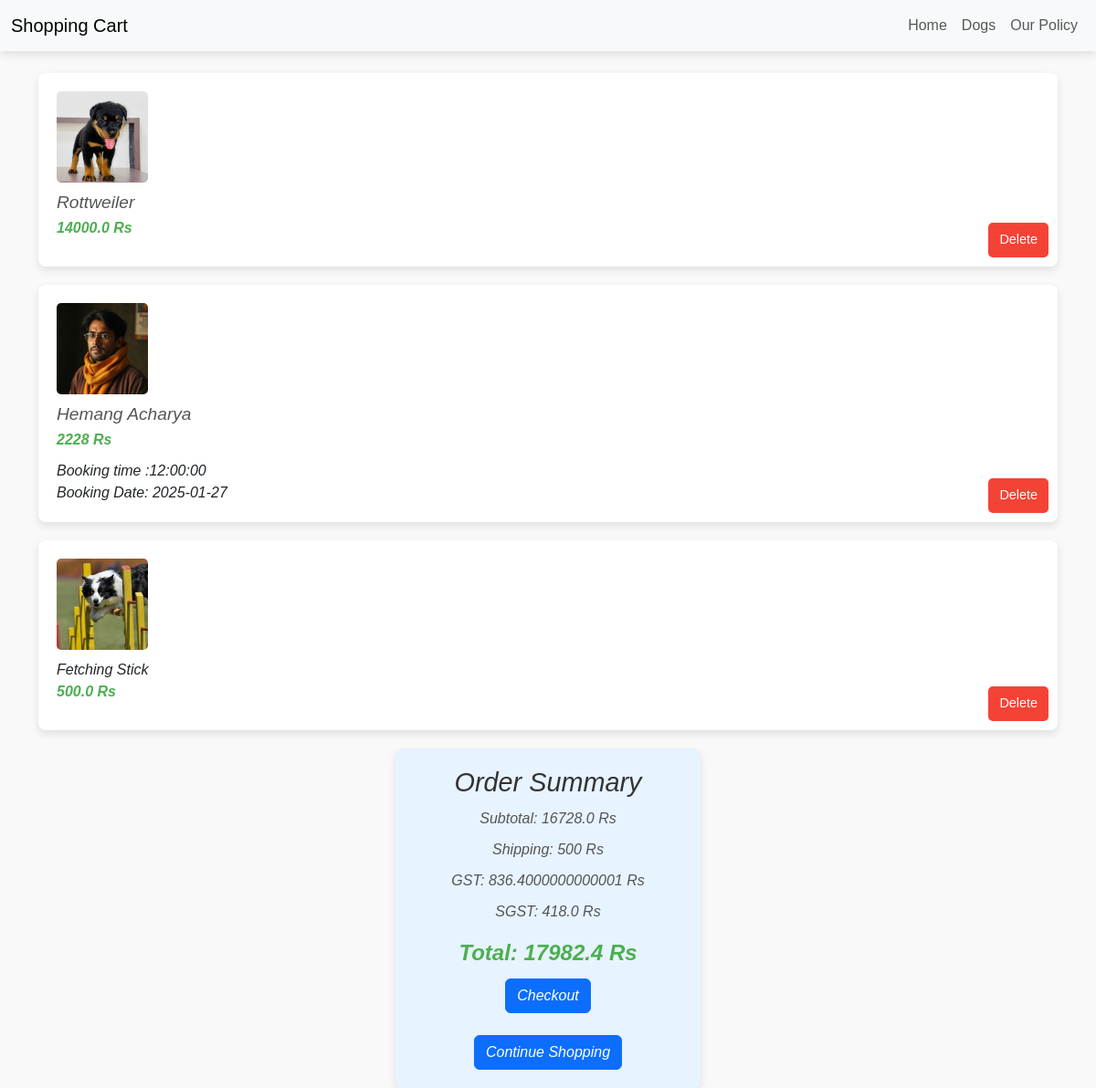
The page /cart on the database its author committed.
### app.py (models this page shows, shortened)
class Pet(db.Model):
    __tablename__ = 'pet'
    pet_id = db.Column(db.Integer, primary_key=True)
    breed = db.Column(db.String(50), nullable=False)
    age_months = db.Column(db.Integer, nullable=False)
    health_records = db.Column(db.String(200))
    price = db.Column(db.Numeric, nullable=False)
    availability_status = db.Column(db.String(20))
    achivement = db.Column(db.String(200))
    image = db.Column(db.String(255))
    description = db.Column(db.String(200))

class Service_Provider(db.Model):
    __tablename__ = 'service_provider'
    service_provider_id = db.Column(db.Integer,primary_key = True)
    name = db.Column(db.String(255),nullable = False)
    experience = db.Column(db.Integer,nullable = False)
    availability = db.Column(db.Boolean,nullable = False,default = True)
    service_provided_id = db.Column(db.Integer,db.ForeignKey('services.id'),nullable = False)
    description = db.Column(db.String(255))
    cost = db.Column(db.Integer)
    location = db.Column(db.String(255))

class Final_Cart(db.Model):
    __tablename__ = 'final_cart'
    id = db.Column(db.Integer, primary_key=True,autoincrement=True)
    user_id = db.Column(db.Integer,nullable=False)
    service_provider_id = db.Column(db.Integer, db.ForeignKey('service_provider.service_provider_id'), nullable=False)
    booking_date = db.Column(db.Date, nullable=True)
    booking_time = db.Column(db.Time, nullable=True)

class Registration(db.Model):
    id = db.Column(db.String(10), primary_key=True, default=generate_dog_id)
    event_id = db.Column(db.Integer, db.ForeignKey('event.id'))
    competition_name = db.Column(db.String(100), nullable=False)
    dog_name = db.Column(db.String(100), nullable=False)
    breed = db.Column(db.String(100), nullable=False)
    age = db.Column(db.Integer, nullable=False)
    achievements = db.Column(db.Text, nullable=True)
    status = db.Column(db.String(20), nullable=False, default='Pending')  # Added status
    event = db.relationship('Event', backref='registrations')

class CartEvent(db.Model):
    __tablename__ = 'cart_event'
    cart_id = db.Column(db.Integer, primary_key=True, autoincrement=True)
    customer_id = db.Column(db.Integer, db.ForeignKey('customer.id'), nullable=False)
    registration_id = db.Column(db.String(10), db.ForeignKey('registration.id'), nullable=False)
    price = db.Column(db.Float, nullable=False)
    quantity = db.Column(db.Integer, nullable=False, default=1)
    customer = db.relationship('Customer', backref=db.backref('cart_items', lazy=True))
    registration = db.relationship('Registration', backref=db.backref('cart_items', lazy=True))

### app.py (the view)
@app.route('/cart', methods=['GET'])
def view_cart():
    cart_data_2 = get_cart_data()
    cart_items = Final_Cart.query.all()
    cart_data_3 = []
    for item in cart_items:
        trainer = Service_Provider.query.get(item.service_provider_id)
        if trainer:
            d = {
                'id': item.id,
                'name': trainer.name,
                'service_provider_id': item.service_provider_id,
                'booking_time': item.booking_time,
                "booking_date": item.booking_date,
                'cost': trainer.cost
            }
            cart_data_3.append(d)
    print(cart_data_3)
    cart_data_4 = CartEvent.query.all()
    cart_data_4_info = []
    for item in cart_data_4:
        event = Registration.query.get(item.registration_id)
        if event:
            d = {
                'id': item.cart_id,
                'name': event.competition_name,
                'registration_id': item.registration_id,
                'cost': item.price
            }
            cart_data_4_info.append(d)
    cost = cart_data_2['subtotal']
    cost+= sum(item['cost'] for item in cart_data_4_info)
    for i in range(len(cart_data_3)):
        cost += cart_data_3[i]['cost']
    gst = cost * 0.05
    sgst = gst // 2
    total = cost + gst + sgst
    return render_template(
        'cart.html',
        cart_data_2=cart_data_2['cart_details'],
        subtotal=cost,
        shipping=500,
        gst=gst,
        sgst=sgst,
        cart_data_3 = cart_data_3,
        cart_data_4 = cart_data_4_info,
        total = total
    )

### app.py (called while the page is built)
@app.before_request
def ensure_fresh_session():
    if not session.get('initialized'):
        session.clear()
        session['initialized'] = True

def get_cart_data():
    cart_items = db.session.query(Cart).all()
    cart_details = []
    for item in cart_items:
        pet = db.session.query(Pet).filter_by(pet_id=item.pet_id).first()
        if pet:
            cart_details.append({
                'id': item.id,
                'pet_id': pet.pet_id,
                'name': pet.breed,
                'price': float(pet.price),
                'total': float(pet.price) ,
                'image': pet.image
            })
    subtotal = sum(item['total'] for item in cart_details)
    shipping = 500 if subtotal > 0 else 0
    gst = subtotal * 0.05
    sgst = subtotal * 0.05
    total = subtotal + shipping + gst + sgst
    return {
        'cart_details': cart_details,
        'subtotal': subtotal,
        'shipping': shipping,
        'gst': gst,
        'sgst': sgst,
        'total': total
    }

### templates/cart.html (shortened to what this page needs)
<!DOCTYPE html>
<html lang="en">
<head>
    <link href="https://cdn.jsdelivr.net/npm/bootstrap@5.3.3/dist/css/bootstrap.min.css" rel="stylesheet">
    <link rel="stylesheet" href="{{ url_for('static', filename='css/cart.css') }}">
</head>
<body>
    <nav class="navbar navbar-expand-lg navbar-light bg-light fixed-top">
        <div class="container-fluid">
            <span class="navbar-brand mb-0 h1">Shopping Cart</span>
            <div class="collapse navbar-collapse" id="navbarNav">
                <ul class="navbar-nav ms-auto">
                    <li class="nav-item">
                        <a class="nav-link" href="{{url_for('home')}}">Home</a>
                    </li>
                    <li class="nav-item">
                        <a class="nav-link" href="{{ url_for('cannine_home') }}">
                            Dogs
                        </a>
                    </li>
                    <li class="nav-item">
                        <a class="nav-link" href="{{ url_for('policy') }}">Our Policy</a>
                    <i>
                </ul>
            </div>
        </div>
    </nav>
    <div class="container" style="margin-top : 80px;">
        {% if not (cart_data_2 or cart_data_3 or cart_data_4) %}
        <div class="empty-cart-message">
            <h3>Your cart is empty.</h3>
            <p>Please add some items to your cart.</p>
            <a href="{{ url_for('home') }}" class="go-home-btn">Go to Home</a>
        </div>
        {% else %}
        <div class="cart-items">
            {% for item in cart_data_2 %}
            <div class="cart-item">
                <img src="{{ url_for('static', filename='images/' + item.image) }}" alt="{{ item.name }}">
                <h3>{{ item.name }}</h3>
                <p class="price">{{ item.price }} Rs</p>
                <a href="/delete_from_cart/{{item.id}}"><button class="delete-button">Delete</button></a>
            </div>
            {% endfor %}
            {% for item in cart_data_3 %}
            <div class="cart-items">
                <div class="cart-item">
                    <img src="{{ url_for('static', filename='images/trainers/trainer'~item.service_provider_id~'.jpg') }}" alt="{{ item.name }}">
                    <h3>{{ item.name }}</h3>
                    <p class = "price">{{ item.cost }} Rs</p>
                    <div class="booking-time">Booking time :{{ item.booking_time}}</div>
                    <div class="booking-date">Booking Date: {{ item.booking_date}}</div>
                        <a href="/delete_to_cart/{{item.id}}"><button type="submit" class="delete-button">Delete</button></a>
                </div>
            </div>
            {% endfor %}
            {% for item in cart_data_4 %}
            <div class="cart-items">
                <div class="cart-item">
                    <img src="{{ url_for('static', filename='images/competions/agility.jpeg') }}" alt="{{ item.name }}">
                    <div class="item-name">{{ item.name }}</div>
                    <div class="price">{{ item.cost }} Rs</div>
                        <a href="/delete_to_cart/{{item.id}}"><button type="submit" class="delete-button">Delete</button></a>
                </div>
            </div>
            {% endfor %}
        </div>
        <div class="order-summary-container">
            <div class="order-summary">
                <h2>Order Summary</h2>
                <p>Subtotal: {{ subtotal }} Rs</p>
                <p>Shipping: {{ shipping }} Rs</p>
                <p>GST: {{ gst }} Rs</p>
                <p>SGST: {{ sgst }} Rs</p>
                <p class="total">Total: {{ total }} Rs</p>
                <a href="{{ url_for('shipping_details') }}" class="btn btn-primary">Checkout</a><br/><br/>
                <a href="{{ url_for('cannine_home') }}" class="btn btn-primary">Continue Shopping</a>
            </div>
        </div>
        {% endif %}
    </div>
</body>
</html>

### static/css/cart.css (style rules this page uses)
body { font-family: sans-serif; margin: 0; padding: 0; background-color: #f9f9f9; box-sizing: border-box; }
.container { margin-top: 80px; display: flex; flex-wrap: wrap; justify-content: center; }
.navbar { box-shadow: 0 4px 10px rgba(0, 0, 0, 0.1); }
.cart-items { display: flex; flex-wrap: wrap; justify-content: flex-start; gap: 20px; width: 100%; }
.cart-item { background-color: #fff; padding: 20px; border-radius: 8px; flex: 1 1 calc(32% - 20px); box-shadow: 0 4px 10px rgba(0, 0, 0, 0.1); position: relative; transition: 0.3s ease; }
.cart-item img { width: 100px; height: 100px; object-fit: cover; border-radius: 5px; margin-bottom: 10px; }
.cart-item h3 { margin: 0 0 5px 0; font-size: 1.2em; color: #555; }
.cart-item .price { font-weight: bold; margin-bottom: 10px; color: #4CAF50; }
.cart-item .delete-button { position: absolute; bottom: 10px; right: 10px; background-color: #f44336; color: white; border: none; padding: 8px 12px; border-radius: 5px; cursor: pointer; font-size: 0.9em; }
.order-summary-container { display: flex; justify-content: center; width: 100%; margin-top: 20px; }
.order-summary { background-color: #e7f3fe; padding: 20px; border-radius: 8px; width: 30%; box-shadow: 0 4px 10px rgba(0, 0, 0, 0.1); text-align: center; }
.order-summary h2 { margin-top: 0; font-size: 1.8em; color: #333; }
.order-summary p { font-size: 1em; color: #555; margin: 10px 0; }
.order-summary .total { font-size: 1.5em; font-weight: bold; color: #4CAF50; margin-top: 15px; }

### rows shown on the page
Pet: image (picture), name "Rottweiler", price "14000.0"
Service_Provider: name "Hemang Acharya", cost "2228", booking_time "12:00:00", booking_date "2025-01-27"
Registration: name "Fetching Stick"
CartEvent: cost "500.0"

### other values the page prints
{{ subtotal }} "16728.0"
{{ shipping }} "500"
{{ gst }} "836.4000000000001"
{{ sgst }} "418.0"
{{ total }} "17982.4"
